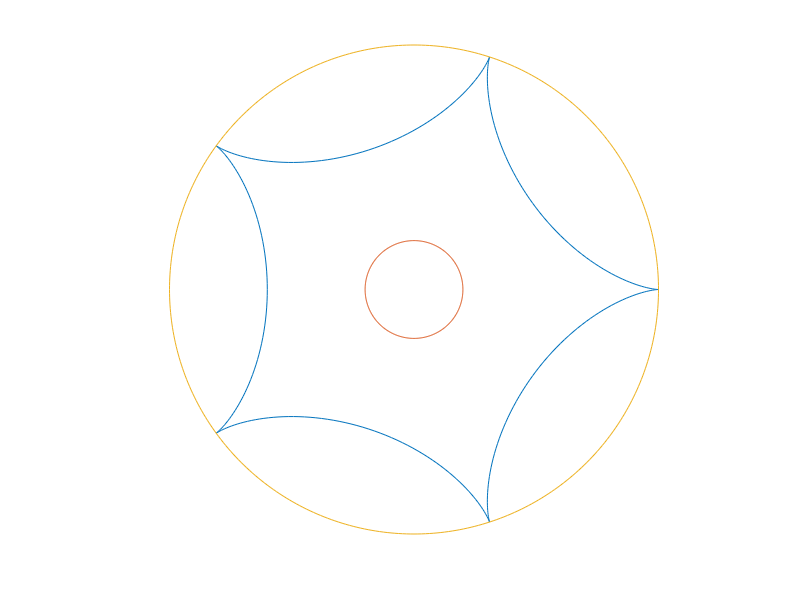

Write MATLAB code to recreate this figure.
% PRETTY5  Use parametric equations from textbook pages 616-617
% to draw a pretty picture with 5-fold symmetry.

t = linspace(0,2*pi,401);
plot(4*cos(t)+cos(4*t),4*sin(t)-sin(4*t))  % 5 point star
hold on
plot(cos(t),sin(t))                        % r=1 circle
plot(5*cos(t),5*sin(t))                    % r=5 circle
hold off
axis equal,  axis off
